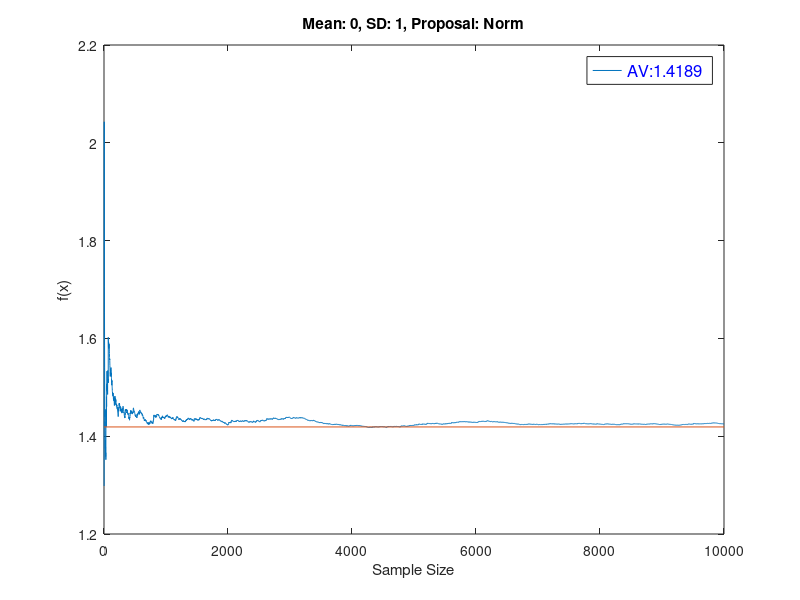

This chart was generated by the following MATLAB code:
%Univariate MCMC
%function for analytic value
f=@(x) .5*log(2*pi*exp(1)*(x));

%initialization
sampleSize=10000;
mean=0;
sd=1;
samplesStopped=0;
%target distribution
pdf=@(x) normpdf(x, mean, sd);
%proposal pdf
proppdf=@(x, y) normpdf(x, mean, sd);
%random number generator
proprnd=@(x) normrnd(mean, sd);

%gather samples
sample=mhsample(1, sampleSize, 'pdf', pdf, 'proprnd', proprnd, 'proppdf', proppdf);

%initialize temp to hold samples
temp=sample;

%for each sample
for i=1:sampleSize
    %calculate variance of all preceding samples
    sam=sample(1:i, 1);
    temp(i)=f(var(sam));
end
%display expected variance of samples
variance=var(sample);
%analytic value
analyticVal=f(sd^2);

%histogram to show normal distribution of samples
%figure;
%hist(sample, 100);

%plotting f(x) at each sample
figure;
plot(1:sampleSize, temp);
hold on;
plot([0 sampleSize], [analyticVal analyticVal])
hold off;
title(['Mean: ', num2str(mean),', SD: ', num2str(sd),', Proposal: Norm']);
ylabel('f(x)');
xlabel('Sample Size');
legend({strcat('AV: ', num2str(analyticVal))}, 'FontSize', 12, 'TextColor', 'blue')
